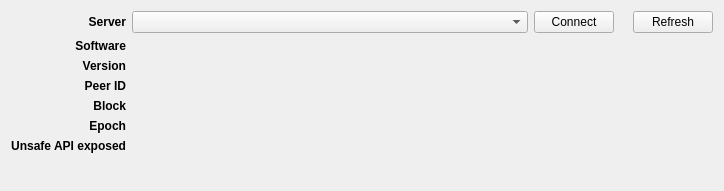
<?xml version="1.0" encoding="UTF-8"?>
<ui version="4.0">
 <class>ConnectionWidget</class>
 <widget class="QWidget" name="ConnectionWidget">
  <property name="geometry">
   <rect>
    <x>0</x>
    <y>0</y>
    <width>724</width>
    <height>191</height>
   </rect>
  </property>
  <property name="windowTitle">
   <string>Connection</string>
  </property>
  <layout class="QVBoxLayout" name="verticalLayout_2">
   <item>
    <layout class="QGridLayout" name="gridLayout">
     <item row="2" column="1">
      <widget class="QLabel" name="versionValueLabel">
       <property name="text">
        <string/>
       </property>
      </widget>
     </item>
     <item row="5" column="1">
      <widget class="QLabel" name="epochValueLabel">
       <property name="text">
        <string/>
       </property>
      </widget>
     </item>
     <item row="0" column="3">
      <widget class="QLabel" name="connectionStatusLabel">
       <property name="maximumSize">
        <size>
         <width>16</width>
         <height>16</height>
        </size>
       </property>
       <property name="text">
        <string/>
       </property>
       <property name="pixmap">
        <pixmap resource="../../icons/tikka.slots.pyqt.resources.icons.index.qrc">:/icons/disconnected</pixmap>
       </property>
       <property name="scaledContents">
        <bool>true</bool>
       </property>
      </widget>
     </item>
     <item row="1" column="0">
      <widget class="QLabel" name="softwareLabel">
       <property name="font">
        <font>
         <weight>75</weight>
         <bold>true</bold>
        </font>
       </property>
       <property name="text">
        <string>Software</string>
       </property>
       <property name="alignment">
        <set>Qt::AlignRight|Qt::AlignTrailing|Qt::AlignVCenter</set>
       </property>
      </widget>
     </item>
     <item row="3" column="0">
      <widget class="QLabel" name="peerIDLabel">
       <property name="font">
        <font>
         <weight>75</weight>
         <bold>true</bold>
        </font>
       </property>
       <property name="text">
        <string>Peer ID</string>
       </property>
       <property name="alignment">
        <set>Qt::AlignRight|Qt::AlignTrailing|Qt::AlignVCenter</set>
       </property>
      </widget>
     </item>
     <item row="0" column="4">
      <widget class="QPushButton" name="refreshNodeButton">
       <property name="toolTip">
        <string>Refresh nodes from network</string>
       </property>
       <property name="text">
        <string>Refresh</string>
       </property>
       <property name="icon">
        <iconset resource="../../icons/tikka.slots.pyqt.resources.icons.index.qrc">
         <normaloff>:/icons/refresh_icon</normaloff>:/icons/refresh_icon</iconset>
       </property>
      </widget>
     </item>
     <item row="1" column="1">
      <widget class="QLabel" name="softwareValueLabel">
       <property name="text">
        <string/>
       </property>
      </widget>
     </item>
     <item row="3" column="1">
      <widget class="QLabel" name="peerIDValueLabel">
       <property name="text">
        <string/>
       </property>
      </widget>
     </item>
     <item row="0" column="0">
      <widget class="QLabel" name="serverLabel">
       <property name="font">
        <font>
         <weight>75</weight>
         <bold>true</bold>
        </font>
       </property>
       <property name="text">
        <string>Server</string>
       </property>
       <property name="alignment">
        <set>Qt::AlignRight|Qt::AlignTrailing|Qt::AlignVCenter</set>
       </property>
      </widget>
     </item>
     <item row="4" column="1">
      <widget class="QLabel" name="blockValueLabel">
       <property name="text">
        <string/>
       </property>
      </widget>
     </item>
     <item row="4" column="0">
      <widget class="QLabel" name="blockLabel">
       <property name="font">
        <font>
         <weight>75</weight>
         <bold>true</bold>
        </font>
       </property>
       <property name="text">
        <string>Block</string>
       </property>
       <property name="alignment">
        <set>Qt::AlignRight|Qt::AlignTrailing|Qt::AlignVCenter</set>
       </property>
      </widget>
     </item>
     <item row="2" column="0">
      <widget class="QLabel" name="versionLabel">
       <property name="font">
        <font>
         <weight>75</weight>
         <bold>true</bold>
        </font>
       </property>
       <property name="text">
        <string>Version</string>
       </property>
       <property name="alignment">
        <set>Qt::AlignRight|Qt::AlignTrailing|Qt::AlignVCenter</set>
       </property>
      </widget>
     </item>
     <item row="0" column="2">
      <widget class="QPushButton" name="connectButton">
       <property name="toolTip">
        <string>Connection to entry point</string>
       </property>
       <property name="text">
        <string>Connect</string>
       </property>
      </widget>
     </item>
     <item row="0" column="1">
      <widget class="QComboBox" name="urlsComboBox">
       <property name="sizePolicy">
        <sizepolicy hsizetype="Expanding" vsizetype="Fixed">
         <horstretch>0</horstretch>
         <verstretch>0</verstretch>
        </sizepolicy>
       </property>
       <property name="toolTip">
        <string/>
       </property>
       <property name="editable">
        <bool>false</bool>
       </property>
       <property name="minimumContentsLength">
        <number>0</number>
       </property>
      </widget>
     </item>
     <item row="5" column="0">
      <widget class="QLabel" name="epochLabel">
       <property name="font">
        <font>
         <weight>75</weight>
         <bold>true</bold>
        </font>
       </property>
       <property name="text">
        <string>Epoch</string>
       </property>
       <property name="alignment">
        <set>Qt::AlignRight|Qt::AlignTrailing|Qt::AlignVCenter</set>
       </property>
      </widget>
     </item>
     <item row="6" column="0">
      <widget class="QLabel" name="unsafeAPIExposedLabel">
       <property name="font">
        <font>
         <weight>75</weight>
         <bold>true</bold>
        </font>
       </property>
       <property name="text">
        <string>Unsafe API exposed</string>
       </property>
       <property name="alignment">
        <set>Qt::AlignRight|Qt::AlignTrailing|Qt::AlignVCenter</set>
       </property>
      </widget>
     </item>
     <item row="6" column="1">
      <widget class="QLabel" name="unsafeAPIExposedValueLabel">
       <property name="text">
        <string/>
       </property>
      </widget>
     </item>
    </layout>
   </item>
   <item>
    <spacer name="verticalSpacer">
     <property name="orientation">
      <enum>Qt::Vertical</enum>
     </property>
     <property name="sizeHint" stdset="0">
      <size>
       <width>20</width>
       <height>40</height>
      </size>
     </property>
    </spacer>
   </item>
  </layout>
 </widget>
 <resources>
  <include location="../../icons/tikka.slots.pyqt.resources.icons.index.qrc"/>
 </resources>
 <connections/>
</ui>
